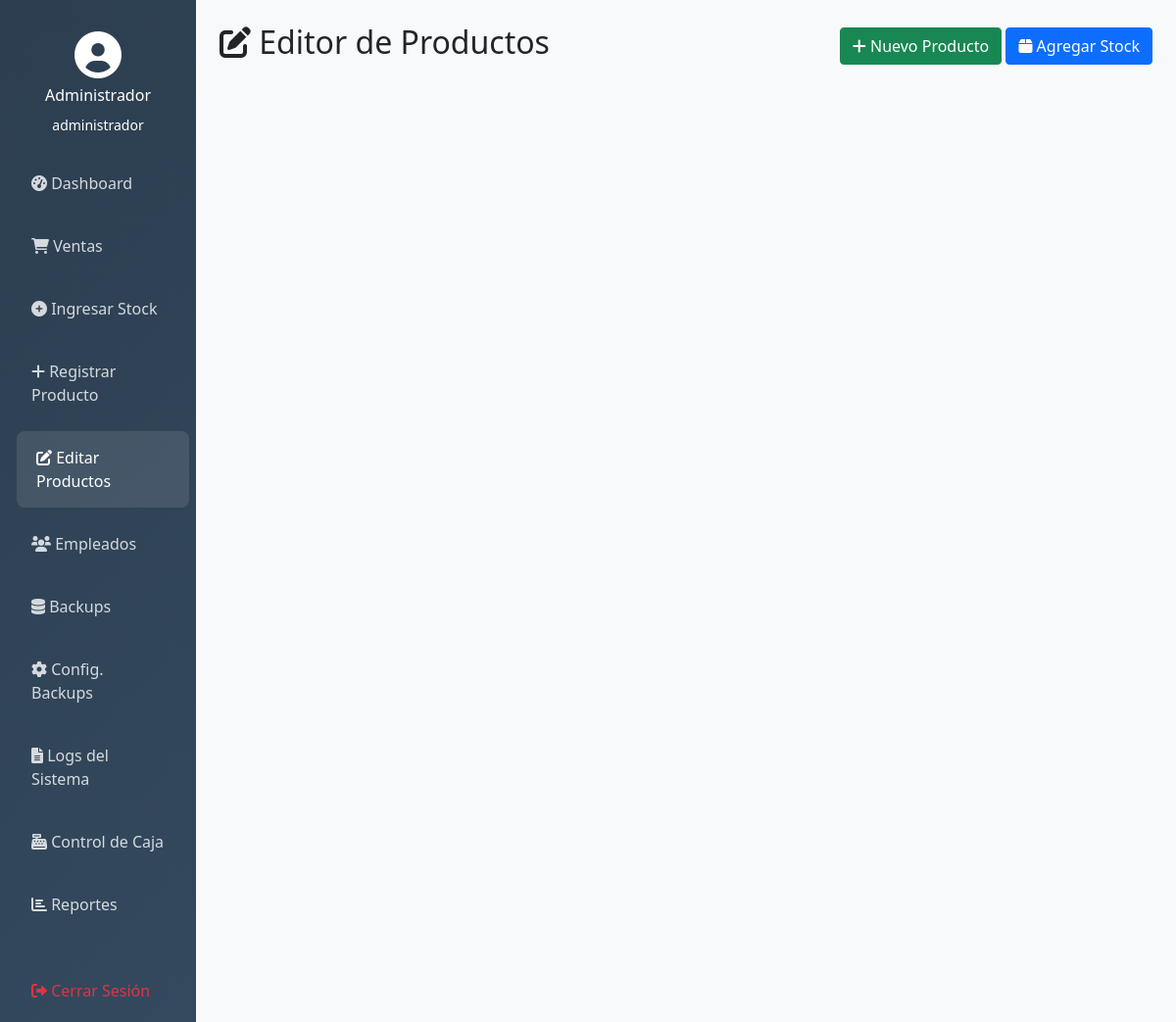
/editar_productos.php (signed in), run on an earlier commit of the app's database.
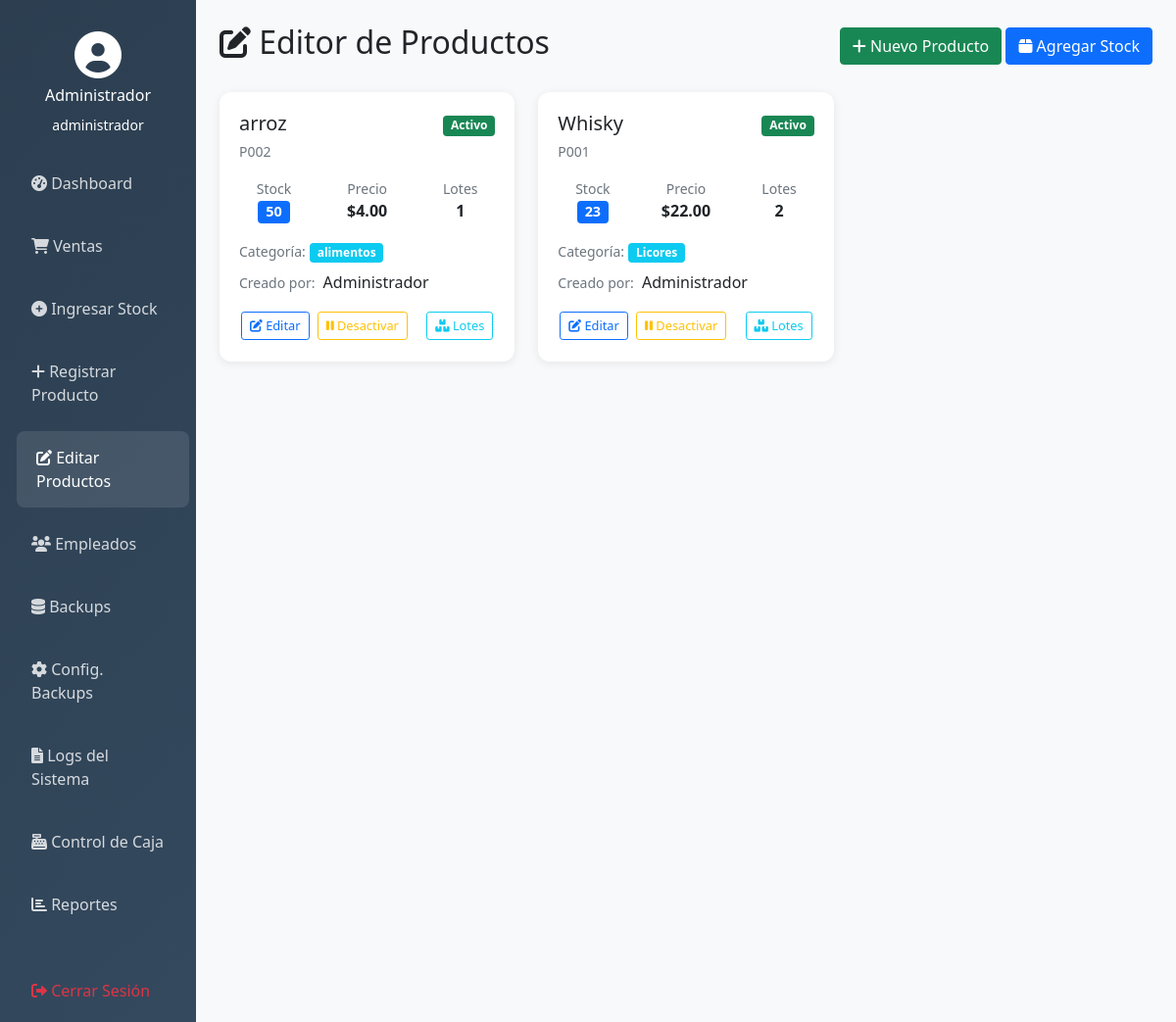
And on a later commit of the database.
### tables this page shows
CREATE TABLE `productos` (
  `id` int(11) NOT NULL AUTO_INCREMENT,
  `codigo` varchar(20) NOT NULL,
  `codigo_barras` varchar(50) DEFAULT NULL,
  `nombre` varchar(150) NOT NULL,
  `categoria` varchar(50) DEFAULT NULL,
  `precio_venta` decimal(10,2) NOT NULL,
  `stock_minimo` int(11) DEFAULT 10,
  `descripcion` text DEFAULT NULL,
  `empleado_id` int(11) DEFAULT NULL,
  `activo` tinyint(1) DEFAULT 1,
  `created_at` timestamp NOT NULL DEFAULT current_timestamp(),
  `updated_at` timestamp NOT NULL DEFAULT current_timestamp() ON UPDATE current_timestamp(),
  PRIMARY KEY (`id`),
  UNIQUE KEY `codigo` (`codigo`),
  KEY `idx_codigo_barras` (`codigo_barras`),
  KEY `idx_nombre` (`nombre`),
  KEY `empleado_id` (`empleado_id`),
  CONSTRAINT `productos_ibfk_1` FOREIGN KEY (`empleado_id`) REFERENCES `empleados` (`id`) ON DELETE SET NULL
);

CREATE TABLE `empleados` (
  `id` int(11) NOT NULL AUTO_INCREMENT,
  `nombre` varchar(100) NOT NULL,
  `usuario` varchar(50) NOT NULL,
  `password` varchar(255) NOT NULL,
  `rol` enum('administrador','empleado') DEFAULT 'empleado',
  `activo` tinyint(1) DEFAULT 1,
  `created_at` timestamp NOT NULL DEFAULT current_timestamp(),
  PRIMARY KEY (`id`),
  UNIQUE KEY `usuario` (`usuario`)
);

### editar_productos.php (the view, shortened to what the changed rows need)
<?php
$db = getDB();
$productos = $db->query("
    SELECT p.*, e.nombre as empleado_creador,
           COALESCE(SUM(l.cantidad_disponible), 0) as stock_actual,
           COUNT(l.id) as total_lotes
    FROM productos p
    LEFT JOIN empleados e ON p.empleado_id = e.id
    LEFT JOIN lotes l ON p.id = l.producto_id AND l.activo = TRUE
    GROUP BY p.id
    ORDER BY p.nombre
")->fetchAll();
?>
<!DOCTYPE html>
<html lang="es">
<head>
    <link href="https://cdn.jsdelivr.net/npm/bootstrap@5.1.3/dist/css/bootstrap.min.css" rel="stylesheet">
    <link rel="stylesheet" href="https://cdnjs.cloudflare.com/ajax/libs/font-awesome/6.0.0/css/all.min.css">
</head>
<body>
    <div class="container-fluid">
        <div class="row">
            <main class="col-md-9 ms-sm-auto col-lg-10 px-md-4 py-4">
                <div class="d-flex justify-content-between align-items-center mb-4">
                    <h2><i class="fas fa-edit"></i> Editor de Productos</h2>
                </div>
                <div class="row">
                    <?php foreach ($productos as $producto): ?>
                        <div class="col-lg-6 col-xl-4">
                            <div class="producto-card <?php echo !$producto['activo'] ? 'producto-inactivo' : ''; ?>">
                                <div class="d-flex justify-content-between align-items-start mb-3">
                                    <div>
                                        <h5 class="mb-1"><?php echo htmlspecialchars($producto['nombre']); ?></h5>
                                        <small class="text-muted"><?php echo htmlspecialchars($producto['codigo']); ?></small>
                                    </div>
                                    <div>
                                        <?php if ($producto['activo']): ?>
                                            <span class="badge bg-success">Activo</span>
                                        <?php else: ?>
                                            <span class="badge bg-secondary">Inactivo</span>
                                        <?php endif; ?>
                                    </div>
                                </div>
                                <div class="row text-center mb-3">
                                    <div class="col-4">
                                        <small class="text-muted d-block">Stock</small>
                                        <span class="stock-badge badge <?php echo $producto['stock_actual'] <= $producto['stock_minimo'] ? 'bg-danger' : 'bg-primary'; ?>">
                                            <?php echo $producto['stock_actual']; ?>
                                        </span>
                                    </div>
                                    <div class="col-4">
                                        <small class="text-muted d-block">Precio</small>
                                        <strong>$<?php echo number_format($producto['precio_venta'], 2); ?></strong>
                                    </div>
                                    <div class="col-4">
                                        <small class="text-muted d-block">Lotes</small>
                                        <strong><?php echo $producto['total_lotes']; ?></strong>
                                    </div>
                                </div>
                                <?php if ($producto['categoria']): ?>
                                    <div class="mb-2">
                                        <small class="text-muted">Categoría:</small>
                                        <span class="badge bg-info"><?php echo htmlspecialchars($producto['categoria']); ?></span>
                                    </div>
                                <?php endif; ?>
                                <div class="mb-3">
                                    <small class="text-muted">Creado por:</small>
                                    <span class="ms-1"><?php echo htmlspecialchars($producto['empleado_creador'] ?? 'Sistema'); ?></span>
                                </div>
                                <div class="d-flex justify-content-between">
                                    <div>
                                        <button class="btn btn-sm btn-outline-primary btn-action"
                                                onclick="editarProducto(<?php echo $producto['id']; ?>)">
                                            <i class="fas fa-edit"></i> Editar
                                        </button>
                                        <button class="btn btn-sm btn-outline-<?php echo $producto['activo'] ? 'warning' : 'success'; ?> btn-action"
                                                onclick="cambiarEstado(<?php echo $producto['id']; ?>, <?php echo $producto['activo'] ? 'false' : 'true'; ?>)">
                                            <i class="fas fa-<?php echo $producto['activo'] ? 'pause' : 'play'; ?>"></i>
                                            <?php echo $producto['activo'] ? 'Desactivar' : 'Activar'; ?>
                                        </button>
                                    </div>
                                    <div>
                                        <button class="btn btn-sm btn-outline-info btn-action"
                                                onclick="verLotes(<?php echo $producto['id']; ?>)">
                                            <i class="fas fa-boxes"></i> Lotes
                                        </button>
                                    </div>
                                </div>
                            </div>
                        </div>
                    <?php endforeach; ?>
                </div>
            </main>
        </div>
    </div>
</body>
</html>

What changed in the data, as far as the page shows it:
added productos: nombre "arroz", codigo "P002", activo "Activo", stock_actual "50", precio_venta "4.00", total_lotes "1", categoria "alimentos", empleado.nombre "Administrador"
added productos: nombre "Whisky", codigo "P001", activo "Activo", stock_actual "23", precio_venta "22.00", total_lotes "2", categoria "Licores", empleado.nombre "Administrador"
